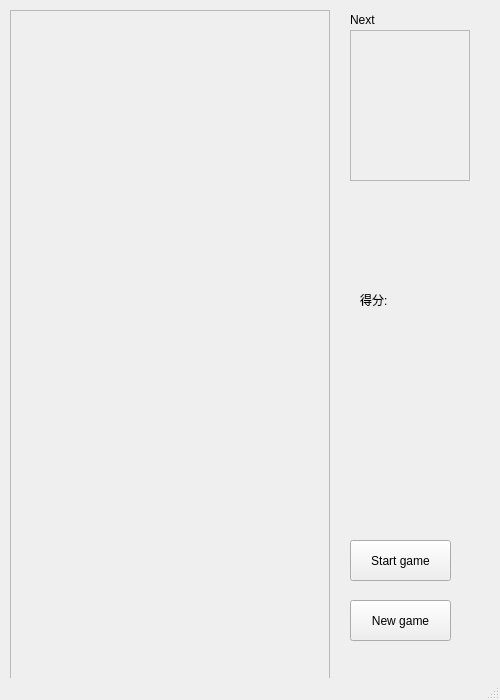
<?xml version="1.0" encoding="UTF-8"?>
<ui version="4.0">
 <class>MainWindow</class>
 <widget class="QMainWindow" name="MainWindow">
  <property name="geometry">
   <rect>
    <x>0</x>
    <y>0</y>
    <width>500</width>
    <height>700</height>
   </rect>
  </property>
  <property name="windowTitle">
   <string>MainWindow</string>
  </property>
  <widget class="QWidget" name="centralwidget">
   <widget class="QFrame" name="frm_main">
    <property name="geometry">
     <rect>
      <x>10</x>
      <y>10</y>
      <width>320</width>
      <height>680</height>
     </rect>
    </property>
    <property name="frameShape">
     <enum>QFrame::StyledPanel</enum>
    </property>
    <property name="frameShadow">
     <enum>QFrame::Raised</enum>
    </property>
   </widget>
   <widget class="QFrame" name="frm_next">
    <property name="geometry">
     <rect>
      <x>350</x>
      <y>30</y>
      <width>120</width>
      <height>151</height>
     </rect>
    </property>
    <property name="frameShape">
     <enum>QFrame::StyledPanel</enum>
    </property>
    <property name="frameShadow">
     <enum>QFrame::Raised</enum>
    </property>
   </widget>
   <widget class="QPushButton" name="btn_start">
    <property name="geometry">
     <rect>
      <x>350</x>
      <y>540</y>
      <width>101</width>
      <height>41</height>
     </rect>
    </property>
    <property name="text">
     <string>Start game</string>
    </property>
   </widget>
   <widget class="QPushButton" name="btn_new">
    <property name="geometry">
     <rect>
      <x>350</x>
      <y>600</y>
      <width>101</width>
      <height>41</height>
     </rect>
    </property>
    <property name="text">
     <string>New game</string>
    </property>
   </widget>
   <widget class="QLabel" name="lbl_next">
    <property name="geometry">
     <rect>
      <x>350</x>
      <y>10</y>
      <width>69</width>
      <height>20</height>
     </rect>
    </property>
    <property name="text">
     <string>Next</string>
    </property>
   </widget>
   <widget class="QLabel" name="lbl_score_text">
    <property name="geometry">
     <rect>
      <x>360</x>
      <y>290</y>
      <width>69</width>
      <height>20</height>
     </rect>
    </property>
    <property name="text">
     <string>得分:</string>
    </property>
   </widget>
   <widget class="QLabel" name="lbl_score">
    <property name="geometry">
     <rect>
      <x>460</x>
      <y>300</y>
      <width>69</width>
      <height>20</height>
     </rect>
    </property>
    <property name="text">
     <string/>
    </property>
   </widget>
  </widget>
  <widget class="QMenuBar" name="menubar">
   <property name="geometry">
    <rect>
     <x>0</x>
     <y>0</y>
     <width>500</width>
     <height>26</height>
    </rect>
   </property>
  </widget>
  <widget class="QStatusBar" name="statusbar"/>
 </widget>
 <resources/>
 <connections/>
</ui>
